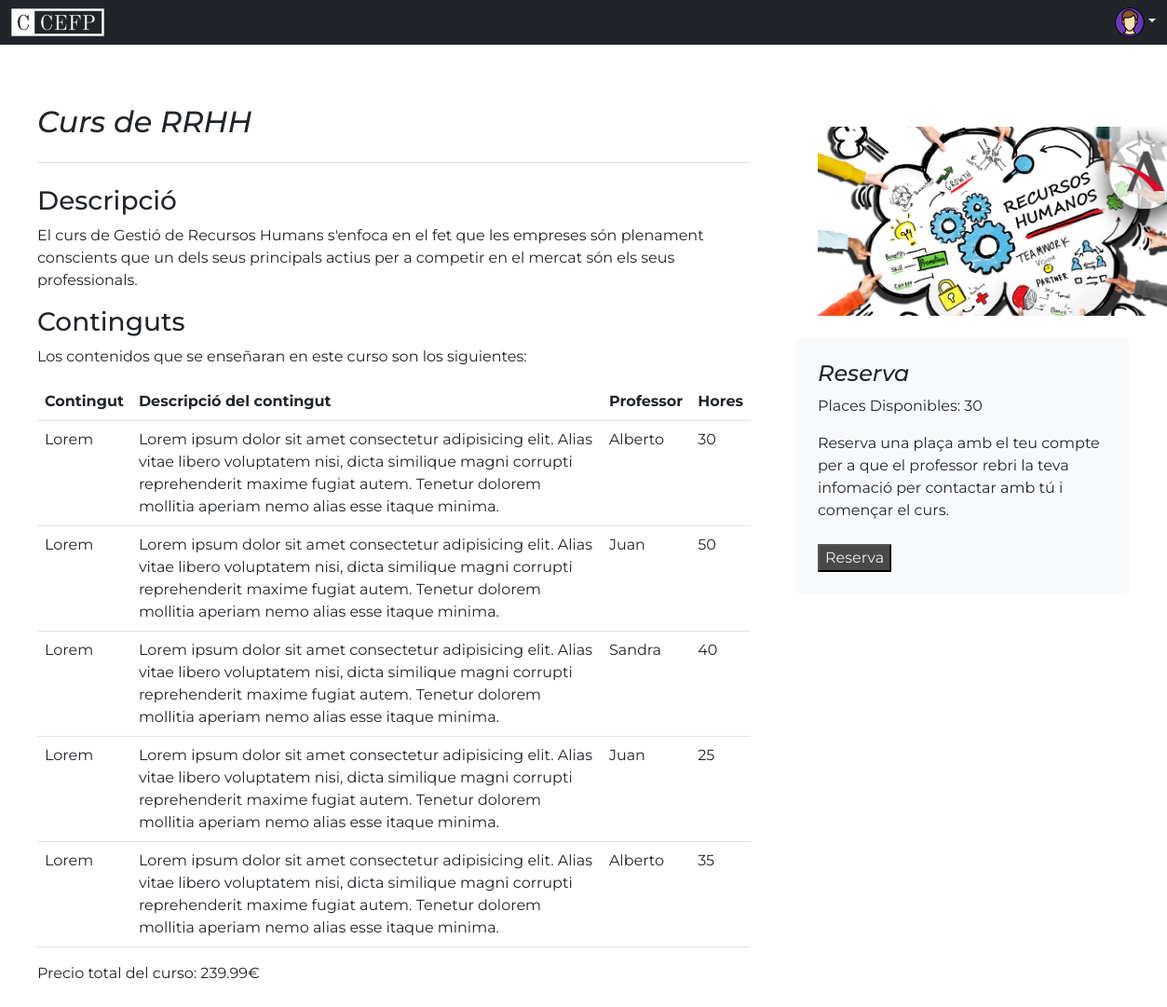
/Views/html/curs.php?id=3, run on the app's committed database.
### tables this page shows
CREATE TABLE curs (
    id_curs INT NOT NULL PRIMARY KEY AUTO_INCREMENT,
    nom_curs VARCHAR(60),
    curs_descripcio VARCHAR(1000),
    data_inici DATE,
    data_fi DATE,
    id_profesor INT,
    preu FLOAT,
    placesDisponibles INT CHECK(placesDisponibles>=0),
    FOREIGN KEY (id_profesor) REFERENCES profesors(id_profesor)
);

CREATE TABLE curs_contingut (
    id_curs_contingut INT NOT NULL PRIMARY KEY AUTO_INCREMENT,
    id_curs INT NOT NULL,
    id_contingut INT NOT NULL,
    FOREIGN KEY (id_contingut) REFERENCES continguts(id_contingut),
    FOREIGN KEY (id_curs) REFERENCES curs(id_curs)
);

CREATE TABLE continguts (
    id_contingut INT NOT NULL PRIMARY KEY AUTO_INCREMENT,
    nom_contingut VARCHAR(50),
    continguts_descripcio VARCHAR(250),
    hores INT,
    id_profesor INT NOT NULL,
    FOREIGN KEY (id_profesor) REFERENCES profesors(id_profesor)
);

CREATE TABLE profesors (
    id_profesor INT NOT NULL PRIMARY KEY AUTO_INCREMENT,
    nom VARCHAR(255) NOT NULL,
    cognom VARCHAR (30) NOT NULL,
    email VARCHAR(255) NOT NULL UNIQUE,
    numero_telefono INT NOT NULL,
    dni VARCHAR(9) NOT NULL
);

CREATE TABLE img_cursos (
    id_img_curs INT NOT NULL PRIMARY KEY AUTO_INCREMENT,
    img VARCHAR(100),
    id_curs INT NOT NULL UNIQUE,
    FOREIGN KEY (id_curs) REFERENCES curs(id_curs)
);

### Model/Reserva/ModelPlaces.php (called while the page is built, shortened)
<?php
class MostrarPlaces {
    private $conn;
    public function __construct($conn) {
      $this->conn = $conn;
    }
    public function places($placesDispo, $id_curs){
        $id_curs = mysqli_real_escape_string($this->conn, $id_curs);
        $sql=$this->conn->prepare("SELECT placesDisponibles FROM curs WHERE id_curs = ?");
        $sql->bind_param("i",$id_curs);
        $sql->execute();
        $result=$sql->get_result();
        return $result;
    }
}

### Model/Cursos/ModelCurs.php (called while the page is built, shortened)
<?php
class ModelCurs {
    private $conn;
    public function __construct($conn) {
        $this->conn = $conn;
    }
    public function mostrarCurs($id_curs) {
        $id_curs = mysqli_real_escape_string($this->conn, $id_curs);
        $sql = $this->conn->prepare("SELECT * FROM curs WHERE id_curs = ?");
        $sql->bind_param("s", $id_curs);
        $sql->execute();
        $result = $sql->get_result();
        $row = mysqli_fetch_assoc($result);
        $check = $this->conn->prepare("SELECT curs_contingut.*, continguts.*, profesors.nom FROM curs_contingut JOIN continguts ON continguts.id_contingut = curs_contingut.id_contingut JOIN profesors ON continguts.id_profesor = profesors.id_profesor WHERE id_curs = ?");
        $check->bind_param("s", $id_curs);
        $check->execute();
        $result2 = $check->get_result();
        $array = $result2->fetch_all(MYSQLI_ASSOC);
        $array_num = count($array);
        $sql = $this->conn->prepare("SELECT img FROM img_cursos WHERE id_curs = ?");
        $sql->bind_param("s", $id_curs);
        $sql->execute();
        $result = $sql->get_result();
        $img = $result->fetch_all(MYSQLI_ASSOC);
    return array("row" => $row, "array_num" => $array_num, "array" => $array, "img" => $img);
    }
}

### Controller/Cursos/ControllerCurs.php (the view, shortened to what this page needs)
<?php
include ('../../Model/Cursos/ModelCurs.php');
include ('../../Model/Reserva/ModelPlaces.php');
$mostrarPlaces= new MostrarPlaces($conn);
$mostrarCurs = new ModelCurs($conn);
$id_curs = $_GET["id"];
$resultPlaces=$mostrarPlaces->places($placesDispo, $id_curs);
$placesDisponibles = $resultPlaces->fetch_assoc()["placesDisponibles"];
$result = $mostrarCurs->mostrarCurs($id_curs);
$row = $result["row"];
$array_num = $result["array_num"];
$array = $result["array"];
$img = $result;
    $div_cursos = "";
    if($row) {
        $nombreCurso = $row["nom_curs"];
        $descripcionCurso = $row["curs_descripcio"];
        $precioHora = $row["preu"];
        $imagenCurso = "../img/".$img["img"][0]["img"]."";
        $div_cursos .= "<div class='row g-5 content'>
        <div class='col-md-8'>
        <h2 class='pb-4 mb-4 fst-italic border-bottom'>
            ".$nombreCurso."
        </h2>
        <article class='blog-post'>
            <h3>Descripció</h3>
            <p>".$descripcionCurso."</p>
        </article>
        <article class='blog-post'>
            <h3>Continguts</h3>
            <p>Los contenidos que se enseñaran en este curso son los siguientes:</p>
            <table class='table'>
            <thead>
                <tr>
                <th>Contingut</th>
                <th>Descripció del contingut</th>
                <th>Professor</th>
                <th>Hores</th>
                </tr>
            </thead>
            <tbody>";
            for($i=0;$i<$array_num;$i++) {
                $row2 = $array[$i];
                $nombreContenido = $row2["nom_contingut"];
                $contingutsDescripcio = $row2["continguts_descripcio"];
                $horas = $row2["hores"];
                $nombreProfesor = $row2["nom"];
                $div_cursos .= "<tr>
                <td>".$nombreContenido."</td>
                <td>".$contingutsDescripcio."</td>
                <td>".$nombreProfesor."</td>
                <td>".$horas."</td>
                </tr>";
            }
            $div_cursos .= "</tfoot></table>
            <p>Precio total del curso: ".$precioHora."€</p>
        </article>
        </div>
        <div class='col-md-4'>
            <div class='position-sticky' style='top: 2rem;'>
            <div class='p-4'>
                <img src='".$imagenCurso."' alt='Curs àngles' style='width: 25rem;'>
            </div>
            <div class='p-4 mb-3 bg-light rounded'>
                <h4 class='fst-italic'>Reserva</h4>
                <p>Places Disponibles: ".$placesDisponibles." </p>
                <input type='hidden' value='".$placesDisponibles."' id='valorPlaces'>
                <p class='mb-0'>Reserva una plaça amb el teu compte per a que el professor rebri la teva infomació per contactar amb tú i començar el curs.</p>
                <br>
                <form action='../../Controller/Reserva/ControllerReserva.php' method='POST'>
                <input type='hidden' id='inputUrlValue' name='id'>
                <script>
                    const url = window.location.href;
                    const urlParams = new URLSearchParams(new URL(url).search);
                    const idValue = urlParams.get('id');
                    document.getElementById('inputUrlValue').value = idValue;
                </script>
                <input type='submit' id='reserva'  name='reserva' value='Reserva'>
                <script>
                    var valor = document.getElementById('valorPlaces').value;
                    if(valor==0){
                        document.getElementById('reserva').disabled=true;
                        document.getElementById('reserva').style='opacity:30%';
                    }
                </script>
                </form>
            </div>
            </div>
        </div>";
    }
echo $div_cursos;
?>

### Views/css/cursos.css (style rules this page uses)
.content { margin: 1rem; }
#reserva { color: #EFEFEF; background-color: rgb(73, 73, 73); border-radius: 2%; }

### data on the page
curs: nom_curs "Curs de RRHH", curs_descripcio "El curs de Gestió de Recursos Humans s'enfoca en el fet que les empreses són plenament conscients que un dels seus principals actius per a competir en el mercat són els seus professionals.", preu "239.99", placesDisponibles "30"
curs_contingut: id_contingut.nom_contingut "Lorem", id_contingut.continguts_descripcio "Lorem ipsum dolor sit amet consectetur adipisicing elit. Alias vitae libero voluptatem nisi, dicta similique magni corrupti reprehenderit maxime fugiat autem. Tenetur dolorem mollitia aperiam nemo alias esse itaque minima.", profesors.nom "Alberto", id_contingut.hores "30"
curs_contingut: id_contingut.nom_contingut "Lorem", id_contingut.continguts_descripcio "Lorem ipsum dolor sit amet consectetur adipisicing elit. Alias vitae libero voluptatem nisi, dicta similique magni corrupti reprehenderit maxime fugiat autem. Tenetur dolorem mollitia aperiam nemo alias esse itaque minima.", profesors.nom "Juan", id_contingut.hores "50"
curs_contingut: id_contingut.nom_contingut "Lorem", id_contingut.continguts_descripcio "Lorem ipsum dolor sit amet consectetur adipisicing elit. Alias vitae libero voluptatem nisi, dicta similique magni corrupti reprehenderit maxime fugiat autem. Tenetur dolorem mollitia aperiam nemo alias esse itaque minima.", profesors.nom "Sandra", id_contingut.hores "40"
curs_contingut: id_contingut.nom_contingut "Lorem", id_contingut.continguts_descripcio "Lorem ipsum dolor sit amet consectetur adipisicing elit. Alias vitae libero voluptatem nisi, dicta similique magni corrupti reprehenderit maxime fugiat autem. Tenetur dolorem mollitia aperiam nemo alias esse itaque minima.", profesors.nom "Juan", id_contingut.hores "25"
curs_contingut: id_contingut.nom_contingut "Lorem", id_contingut.continguts_descripcio "Lorem ipsum dolor sit amet consectetur adipisicing elit. Alias vitae libero voluptatem nisi, dicta similique magni corrupti reprehenderit maxime fugiat autem. Tenetur dolorem mollitia aperiam nemo alias esse itaque minima.", profesors.nom "Alberto", id_contingut.hores "35"
img_cursos: img (picture)
